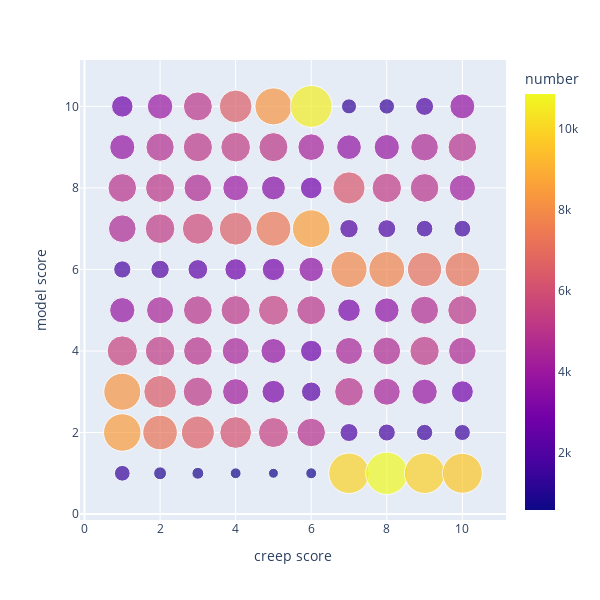

Notebook code cell kept with this figure:
### Markdown cell above
### Model 1

### Code cell
input_df = analysis_df['model1_creep']
fig = px.scatter(
    input_df, x='creep', y='score_model1',
    labels={
        'creep': 'creep score',
        'score_model1': 'model score'
    },
    size='number', color='number', size_max=30, width=600, height=600)
fig.show()

### Figure 1 — Plotly figure (JSON) as saved in the notebook; plotly's stock layout.template omitted (floating-point values rounded to 4 significant figures)
{"data": [{"hovertemplate": "creep score=%{x}<br>model score=%{y}<br>number=%{marker.color}<extra></extra>", "legendgroup": "", "marker": {"color": [1494, 1002, 852, 707, 600, 723, 9897, 10845, 9833, 9622, 8494, 7238, 6553, 6082, 5431, 4899, 1955, 1763, 1612, 1548, 8253, 6425, 5186, 4136, 3149, 2303, 4947, 4375, 3895, 2906, 5534, 5291, 4950, 4390, 3771, 2773, 4426, 4656, 5188, 4596, 3857, 4446, 5008, 5156, 5424, 5041, 3085, 3671, 4740, 5147, 1793, 2046, 2359, 2785, 3029, 3617, 7875, 7763, 7098, 7210, 4614, 5299, 5810, 6532, 7375, 8551, 2057, 1952, 1679, 1706, 4945, 5086, 4631, 3991, 3456, 2839, 6271, 5240, 4959, 4157, 3811, 4821, 5166, 5317, 5096, 4285, 3684, 3864, 4603, 4928, 2780, 3921, 5060, 6479, 8244, 10544, 1378, 1446, 1968, 3755], "coloraxis": "coloraxis", "size": [1494, 1002, 852, 707, 600, 723, 9897, 10845, 9833, 9622, 8494, 7238, 6553, 6082, 5431, 4899, 1955, 1763, 1612, 1548, 8253, 6425, 5186, 4136, 3149, 2303, 4947, 4375, 3895, 2906, 5534, 5291, 4950, 4390, 3771, 2773, 4426, 4656, 5188, 4596, 3857, 4446, 5008, 5156, 5424, 5041, 3085, 3671, 4740, 5147, 1793, 2046, 2359, 2785, 3029, 3617, 7875, 7763, 7098, 7210, 4614, 5299, 5810, 6532, 7375, 8551, 2057, 1952, 1679, 1706, 4945, 5086, 4631, 3991, 3456, 2839, 6271, 5240, 4959, 4157, 3811, 4821, 5166, 5317, 5096, 4285, 3684, 3864, 4603, 4928, 2780, 3921, 5060, 6479, 8244, 10544, 1378, 1446, 1968, 3755], "sizemode": "area", "sizeref": 12.05, "symbol": "circle"}, "mode": "markers", "name": "", "orientation": "v", "showlegend": false, "type": "scatter", "x": [1, 2, 3, 4, 5, 6, 7, 8, 9, 10, 1, 2, 3, 4, 5, 6, 7, 8, 9, 10, 1, 2, 3, 4, 5, 6, 7, 8, 9, 10, 1, 2, 3, 4, 5, 6, 7, 8, 9, 10, 1, 2, 3, 4, 5, 6, 7, 8, 9, 10, 1, 2, 3, 4, 5, 6, 7, 8, 9, 10, 1, 2, 3, 4, 5, 6, 7, 8, 9, 10, 1, 2, 3, 4, 5, 6, 7, 8, 9, 10, 1, 2, 3, 4, 5, 6, 7, 8, 9, 10, 1, 2, 3, 4, 5, 6, 7, 8, 9, 10], "xaxis": "x", "y": [1, 1, 1, 1, 1, 1, 1, 1, 1, 1, 2, 2, 2, 2, 2, 2, 2, 2, 2, 2, 3, 3, 3, 3, 3, 3, 3, 3, 3, 3, 4, 4, 4, 4, 4, 4, 4, 4, 4, 4, 5, 5, 5, 5, 5, 5, 5, 5, 5, 5, 6, 6, 6, 6, 6, 6, 6, 6, 6, 6, 7, 7, 7, 7, 7, 7, 7, 7, 7, 7, 8, 8, 8, 8, 8, 8, 8, 8, 8, 8, 9, 9, 9, 9, 9, 9, 9, 9, 9, 9, 10, 10, 10, 10, 10, 10, 10, 10, 10, 10], "yaxis": "y"}], "layout": {"coloraxis": {"colorbar": {"title": {"text": "number"}}, "colorscale": [[0, "#0d0887"], [0.1111, "#46039f"], [0.2222, "#7201a8"], [0.3333, "#9c179e"], [0.4444, "#bd3786"], [0.5556, "#d8576b"], [0.6667, "#ed7953"], [0.7778, "#fb9f3a"], [0.8889, "#fdca26"], [1, "#f0f921"]]}, "height": 600, "legend": {"itemsizing": "constant", "tracegroupgap": 0}, "margin": {"t": 60}, "width": 600, "xaxis": {"anchor": "y", "domain": [0, 1], "title": {"text": "creep score"}}, "yaxis": {"anchor": "x", "domain": [0, 1], "title": {"text": "model score"}}}}
